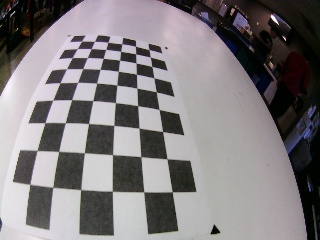
#> input picture Computer/experiments/calibration-elp-final/WIN_20170604_18_16_51_Pro.jpg, 320 x 240 px; its folder holds only this picture in this run
$ jupyter execute --allow-errors 'Line Finding-Copy2.ipynb'   (shell and % lines are left out)   (older library calls are emulated)
#> lines starting #> are read from the running program, lines starting #| are printed output that depends on the picture; after the words box and inside, x2 and y2 are one past the last pixel; in counts of white or black regions, pixels touching at a corner belong together; long printed decimals are rounded
[cell 1]
import pdb
import numpy as np
import cv2
import glob
import matplotlib.pyplot as plt
from ipywidgets import widgets, Checkbox, FloatSlider, IntSlider, IntRangeSlider, FloatRangeSlider, RadioButtons
from IPython.core.display import clear_output, display

# Calibrate

[cell 2]
# prepare object points, like (0,0,0), (1,0,0), (2,0,0) ....,(6,5,0)
objp = np.zeros((6*9,3), np.float32)
objp[:,:2] = np.mgrid[0:9, 0:6].T.reshape(-1,2)

# Arrays to store object points and image points from all the images.
objpoints = [] # 3d points in real world space
imgpoints = [] # 2d points in image plane.

# Make a list of calibration images
images = glob.glob('../calibration-elp-final/WIN*.jpg')[0:9]

# Step through the list and search for chessboard corners
for idx, fname in enumerate(images):
    img = cv2.imread(fname)
#> img is the input picture: shape (240, 320, 3); mean B, G, R 126.3, 124.2, 128.6
    gray = cv2.cvtColor(img, cv2.COLOR_BGR2GRAY)

    # Find the chessboard corners
    ret, corners = cv2.findChessboardCorners(gray, (9,6), None)
#> ret = True; corners = 54 rows, first 8: [149.1, 49.68], [150.3, 57.22], [151.9, 66.4], [153.9, 77.82], [156.2, 91.73], [159.1, 109.6], [162.7, 131.7], [166.9, 158.9]

    # If found, add object points, image points
    if ret == True:
        objpoints.append(objp)
        imgpoints.append(corners)

        # Draw and display the corners
        cv2.drawChessboardCorners(img, (9,6), corners, ret)
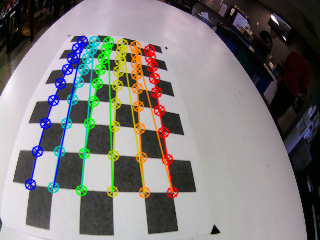
#> img: shape (240, 320, 3); 10.77% of pixels changed, all inside (x1, y1, x2, y2) = (24, 35, 179, 199)
        # [4 lines of commented-out code are left out]

cv2.destroyAllWindows()

print("Number of calibration images: {}".format(len(images)))
print(images)

[cell 3]
import pickle

# Test undistortion on an image
img = cv2.imread('test_images/turning.jpg')
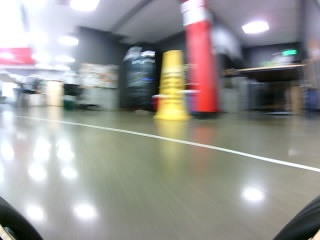
#> input picture Computer/experiments/preprocess/test_images/turning.jpg, 320 x 240 px
#> img is the input picture: shape (240, 320, 3); mean B, G, R 146.8, 150.3, 151.8
img_size = (img.shape[1], img.shape[0])
#> img_size = (320, 240)

# Do camera calibration given object points and image points
ret, mtx, dist, rvecs, tvecs = cv2.calibrateCamera(objpoints, imgpoints, img_size,None,None)
#> ret = 0.328; mtx = [[146.9, 0, 155], [0, 191.1, 149.1], [0, 0, 1]]; dist = [[-0.344, 0.172, 0.0133, 0.00849, -0.0449]]; rvecs = ([-0.733, 0.183, 1.47],); tvecs = ([-0.476, -5.55, 9.24],)

print("Return of calibrate camera: {}".format(ret))
#| Return of calibrate camera: 0.3277
dst = cv2.undistort(img, mtx, dist, None, mtx)
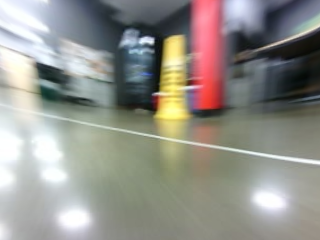
#> dst: shape (240, 320, 3); mean B, G, R 138.5, 144.9, 146.3
cv2.imwrite('calibration-elp-final/test_undist.jpg',dst)

# Save the camera calibration result for later use (we won't worry about rvecs / tvecs)
dist_pickle = {}
dist_pickle["mtx"] = mtx
dist_pickle["dist"] = dist
pickle.dump( dist_pickle, open( "../calibration-elp-final/cal-elp.p", "wb" ) )
img = cv2.cvtColor(img, cv2.COLOR_BGR2RGB)
dst = cv2.cvtColor(dst, cv2.COLOR_BGR2RGB)
# Visualize undistortion
#> (the rest of this cell did not finish here and is left out)

# Perspective Transform

#> (a cell that did not finish here is left out)

# Reflections removal

See "Reflection Removal" notebook document.

[cell 5]
img_paths = glob.glob('test_images/*.jpg')
#> (the rest of this cell did not finish here and is left out)

# Histogram

[cell 6]
importance = 1
weights = np.array([range(5)])*importance
print(weights.T)
x = np.array([[0, 1, 1, 0, 1, 0],
              [0, 1, 1, 1, 0, 1],
              [0, 0, 1, 0, 1, 1],
              [0, 1, 1, 1, 0, 0],
              [1, 1, 0, 1, 1, 0]])
x = weights.T ** x
print(x)

# For center weights, convert as follows:
# 0 1 2 3 4 5 6 7 to 1 2 3 4 4 3 2 1
# (changes: 1, 1, 1, 1, 0, -2, -4. -6)
# In other words, points closer to the center have higher scores.

cweights = np.array([range(6)])
hlen = int(cweights.shape[1]/2) # half-length
adj = [1] * hlen # adjustments
for i in range(hlen):
    v = -i*6
    adj.append(v)
cweights += adj
print(cweights)
x += cweights
print(x)
histogram = np.sum(x[1:,:], axis=0)
histogram

[cell 7]
def distance_between_lanes(leftx, rightx, xm_per_pix=1):
    return abs(rightx - leftx) * xm_per_pix

# [96 lines left out: functions calculate_curvature_radius, lines_are_parallel, lines_are_plausible, annotate_with_lines, calc_error, not called in this run]

[cell 8]
class FindLinesSlidingWindows(object):
    # [547 lines left out: functions __init__, _fitpoly, _calculate_v_fits, _calculate_h_fits, _calculate_fits, _reuse_fits and 3 more, not called in this run]

#> (a cell that did not finish here is left out)

#> (a cell that did not finish here is left out)

## Use blob to find lines

It does not work better than sliding windows, apparently.

#> (a cell that did not finish here is left out)

#> (a cell that did not finish here is left out)

[cell 13]
import cv2
import numpy as np

img = cv2.imread('test_images/green2.jpg')
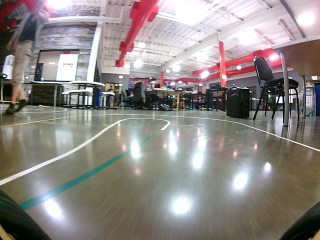
#> input picture Computer/experiments/preprocess/test_images/green2.jpg, 320 x 240 px
#> img is the input picture: shape (240, 320, 3); mean B, G, R 132.5, 135.4, 141.5
img = cv2.cvtColor(img,cv2.COLOR_BGR2RGB)
gray = cv2.cvtColor(img,cv2.COLOR_BGR2GRAY)
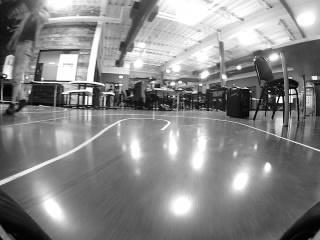
#> gray: shape (240, 320); min 0, max 255, mean 135.2
edges = cv2.Canny(gray,50,130,apertureSize = 3)
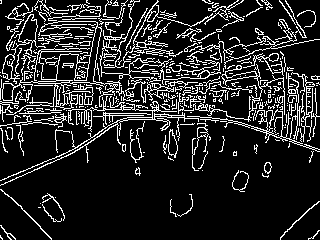
#> edges: shape (240, 320); 15.1% white in thin lines or dots
minLineLength = 10
maxLineGap = 5
lines = cv2.HoughLinesP(edges,1,np.pi/180,100,minLineLength,maxLineGap)
#> lines = 90 rows, first 6: [239, 122, 258, 128], [272, 135, 281, 138], [103, 115, 143, 115], [249, 76, 256, 76], [34, 85, 52, 85], [292, 142, 316, 150]
for x1,y1,x2,y2 in lines[0]:
    cv2.line(img,(x1,y1),(x2,y2),(0,255,0),2)
#> this loop made 1 pass
#> img: shape (240, 320, 3); mean R, G, B 141.4, 135.5, 132.4

plt.imshow(img)
#> (this line was passed over: IPython is not available in this run)
